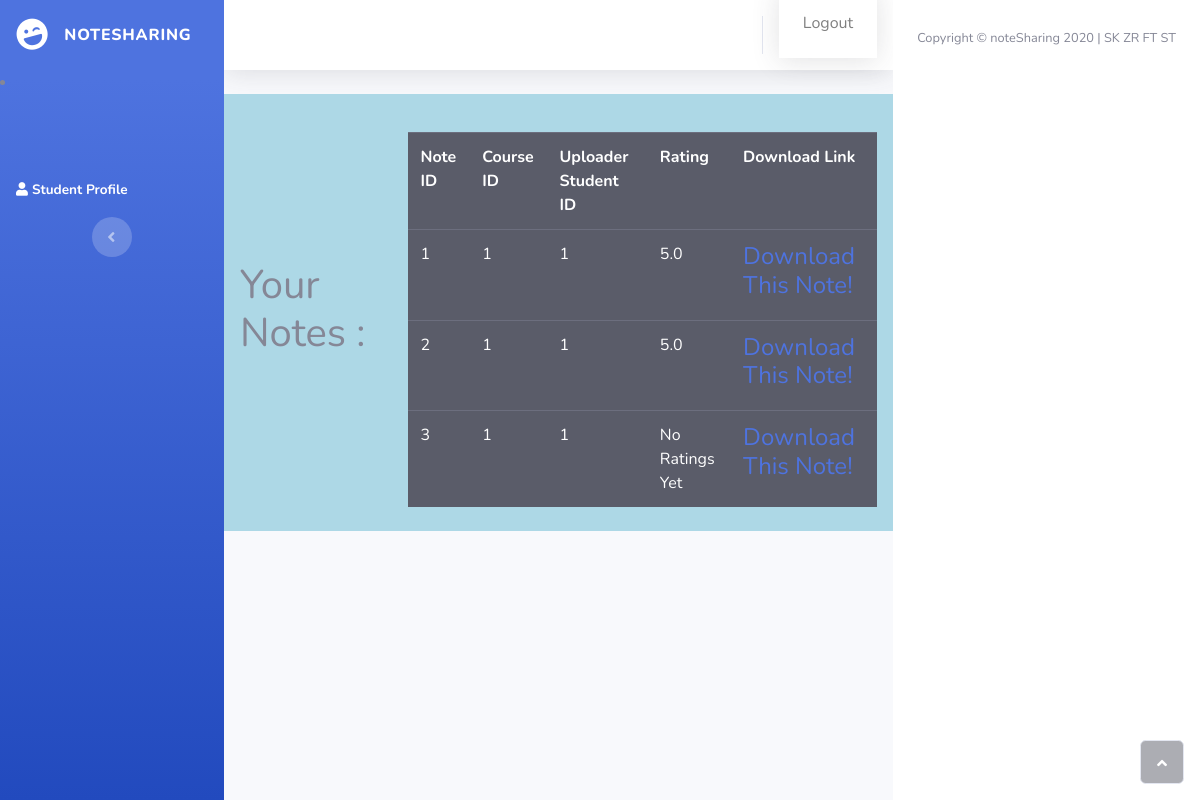
/view-notes-student (signed in), run on the app's committed database.
### swe_project/models.py (models this page shows, shortened)
class Notes(db.Model):
    id=db.Column(db.Integer,primary_key=True)
    course_id=db.Column(db.Integer,db.ForeignKey('courses.id'),nullable=False)
    student_id=db.Column(db.Integer,db.ForeignKey('student.id'),nullable=False)
    Note=db.Column(db.LargeBinary,nullable=False)
    approve=db.Column(db.Boolean,nullable=False)

class Rating(db.Model):
    id=db.Column(db.Integer,primary_key=True)
    note_id=db.Column(db.Integer,db.ForeignKey('notes.id'),nullable=False)
    rating=db.Column(db.Integer,nullable=False)
    student_id=db.Column(db.Integer,db.ForeignKey('student.id'),nullable=False)
    def getAverageRating(noteID):#Prints the average rating for a given Note
        R=[]
        for ra in Rating.query.filter_by(note_id=noteID).all():
            R.append(ra.rating)
        if len(R)==0:
            return 'No Ratings Yet'
        return sum(R)/len(R) #Returns the average of the list of rating for a Note ID

### swe_project/routes.py (the view)
@app.route('/view-notes-student',methods=['GET','POST'])
@login_required
def ViewNote():
    print("Testing Notes Now-->")
    return render_template('viewnotes.html',NoteList=Student_Course.ReturnApproveNotesStudent(current_user.id),ratin=Rating)

### swe_project/models.py (called while the page is built)
@login_manager.user_loader
def load_user(user_id):
    return User.query.get(int(user_id))

    def ReturnApproveNotesStudent(userid): #Returns Notes which have been approved by the professor for the courses the student is in
        student=Student.query.filter_by(user_id=userid).first()
        courseidlist=[]
        FilterStudent=Student_Course.query.filter_by(student_id=student.id).all()
        approveNotes=[]
        for fs in FilterStudent:
            courseidlist.append(fs.course_id)
        print("The courses for which this student has registered are- RANS function")
        for course in courseidlist:
            print(course)
        for note in Notes.query.all():
            if note.approve==True and note.course_id in courseidlist:
                approveNotes.append(note)
        return approveNotes

### swe_project/templates/viewnotes.html (shortened to what this page needs)
<!DOCTYPE html>
<html>
<head>
    <link rel="stylesheet" href="static/assets/bootstrap/css/bootstrap.min.css">
    <link rel="stylesheet" href="static/assets/fonts/fontawesome-all.min.css">
</head>
<body id="page-top">
    <div id="wrapper">
        <nav class="navbar navbar-dark align-items-start sidebar sidebar-dark accordion bg-gradient-primary p-0">
            <div class="container-fluid d-flex flex-column p-0">
                <a class="navbar-brand d-flex justify-content-center align-items-center sidebar-brand m-0" href="#">
                    <div class="sidebar-brand-icon rotate-n-15"><i class="fas fa-laugh-wink"></i></div>
                    <div class="sidebar-brand-text mx-3"><span>noteSharing</span></div>
                    <li class="nav-item" role="presentation"><a class="nav-link active" href="{{url_for('profile')}}"><i class="fas fa-user"></i><span>Student Profile</span></a></li>
                </a>
                <div class="text-center d-none d-md-inline"><button class="btn rounded-circle border-0" id="sidebarToggle" type="button"></button></div>
            </div>
        </nav>
        <div class="d-flex flex-column" id="content-wrapper">
            <div id="content">
                <nav class="navbar navbar-light navbar-expand bg-white shadow mb-4 topbar static-top">
                    <div class="container-fluid"><button class="btn btn-link d-md-none rounded-circle mr-3" id="sidebarToggleTop" type="button"></button>
                        <ul class="nav navbar-nav flex-nowrap ml-auto">
                                <nav class="navbar navbar-dark navbar-expand bg-white shadow mb-4 topbar static-top">
                                    <a class="nav-item nav-link" href="{{ url_for('logout') }}">Logout</a>
                                </nav>
            </div>
            </nav>
            <nav class="navbar navbar-expand-lg class="navbar navbar-light" style="background-color:lightblue;">
    <h1>
            Your Notes :
    </h1>
    <table class= "table table-dark" style="margin-top: 30px; margin-left: 10px;">
            <tr>
                <th scope="col">
                    Note ID
                </th>
                <th scope= "col">
                    Course ID
                </th>
                <th scope= "col">
                    Uploader Student ID
                </th>
                <th scope= "col">
                    Rating
                </th>
                <th scope= "col">
                   Download Link
                </th>
            </tr>
        {%for note in NoteList%}
            <tr>
                <td scope="col">
                    {{note.id}}
                </td>
                <td scope="col">
                    {{note.course_id}}
                </td>
                <td scope="col">
                    {{note.student_id}}
                </td>
                <td scope="col">
                    {{ratin.getAverageRating(note.id)}}
                </td>
                <td scope="col">
                <h4>
                   <a href="{{url_for('DownloadNote',noteid=note.id)}}">Download This Note!</a>
                </h4>
                </td>
            </tr>
        {%endfor%}
        </table>
        </div>
        </div>
        <footer class="bg-white sticky-footer">
            <div class="container my-auto">
                <div class="text-center my-auto copyright"><span>Copyright © noteSharing 2020 | SK ZR FT ST</span></div>
            </div>
        </footer>
    </div><a class="border rounded d-inline scroll-to-top" href="#page-top"><i class="fas fa-angle-up"></i></a></div>
</body>
</html>

### data on the page
Notes: id "1", course_id "1", student_id "1"
Rating: getAverageRating "5.0"
Notes: id "2", course_id "1", student_id "1"
Rating: getAverageRating "5.0"
Notes: id "3", course_id "1", student_id "1", getAverageRating "No Ratings Yet"
